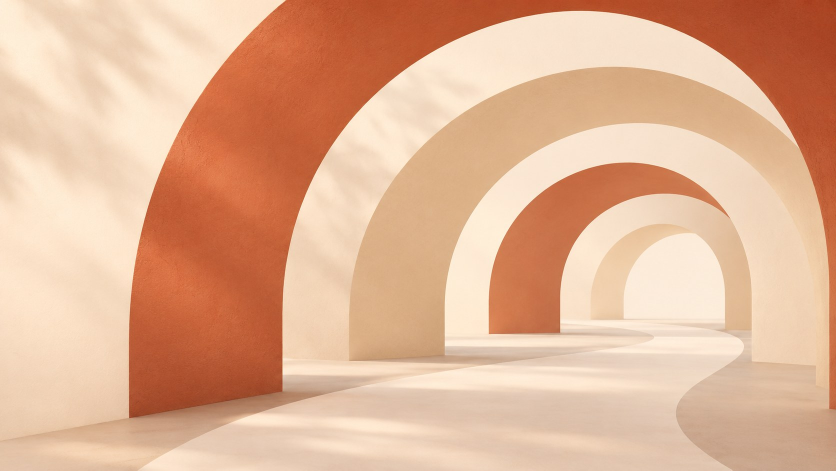
#> input picture heroes/arch-tunnel-ivory.jpg, 1672 x 941 px (shown at 1/2 size); its folder holds only this picture in this run
$ python build_library.py
#> lines starting #> are read from the running program, lines starting #| are printed output that depends on the picture
#!/usr/bin/env python3
"""Rebuild catalog.json, thumbnails and index.html for the Wohlig visual library.

Run from anywhere:  python3 tools/build_library.py
- Every image under the category folders is picked up.
- Metadata (prompt, source, tags) is kept from catalog.json when an entry already exists;
  new files get an entry with tags inferred from the folder and file name.
"""
import json, os, re, html
from PIL import Image

ROOT = os.path.dirname(os.path.dirname(os.path.abspath(__file__)))
CATS = ['heroes', 'illustrations', 'backgrounds', 'motifs', 'photography', 'objects',
        'icons', 'icon-sets', 'ui-mockups', 'brand', 'client-logos', 'slide-bookends']
LABEL = {
    'heroes': 'Hero art', 'illustrations': 'Illustrations', 'backgrounds': 'Backgrounds',
    'motifs': 'Motifs', 'photography': 'Photography', 'objects': 'Objects',
    'icons': 'Icons', 'icon-sets': 'Icon sheets', 'ui-mockups': 'UI mockups',
    'brand': 'Brand', 'client-logos': 'Client logos', 'slide-bookends': 'Slide bookends',
}
USE = {
    'heroes': 'Full-bleed or half-bleed slide art, covers, section dividers, web banners.',
    'illustrations': 'Scene illustrations for concepts, industries, services and case studies.',
    'backgrounds': 'Quiet textures and gradients behind text: slides, docs, video-call backgrounds.',
    'motifs': 'Line motifs (flower, arches, dot grid) for corners, watermarks and dividers.',
    'photography': 'Warm photographic scenes and still lifes for people, places and metaphors.',
    'objects': 'Single photographic objects on cream, for cards and callouts.',
    'icons': 'Transparent PNG papercraft icons for cards, lists and diagrams.',
    'icon-sets': 'Original sprite sheets the sliced tile icons came from.',
    'ui-mockups': 'Illustrative product screens for the Wohlig AI platform (sample data).',
    'brand': 'Wohlig logos, partner badges and brand mockups.',
    'client-logos': 'Client logos for case studies only (third-party trademarks).',
    'slide-bookends': 'Artwork used by the standard Wohlig intro and closing slides.',
}
EXT = ('.png', '.jpg', '.jpeg', '.webp')

def tags_for(path):
    words = re.findall(r'[a-z]+', os.path.basename(path).lower().rsplit('.', 1)[0])
    stop = {'png', 'jpg', 'the', 'and', 'with', 'tile', 'icon'}
    return sorted({w for w in words if len(w) > 2 and w not in stop})

def main():
    old = {}
    cp = os.path.join(ROOT, 'catalog.json')
    if os.path.exists(cp):
        for e in json.load(open(cp)):
            old[e['file']] = e
    os.makedirs(os.path.join(ROOT, 'thumbs'), exist_ok=True)
    items = []
    for cat in CATS:
        base = os.path.join(ROOT, cat)
        if not os.path.isdir(base):
            continue
        for dp, _, fs in os.walk(base):
            for f in sorted(fs):
                if not f.lower().endswith(EXT):
                    continue
                rel = os.path.relpath(os.path.join(dp, f), ROOT)
                im = Image.open(os.path.join(ROOT, rel))
#> im is the input picture: PIL image 1672x941 RGB; mean R, G, B 225.2, 178.4, 148.2
                e = dict(old.get(rel, {}))
                e.update(file=rel, category=cat, id=e.get('id') or f.rsplit('.', 1)[0],
                         width=im.width, height=im.height,
                         transparent=im.mode in ('RGBA', 'LA'),
                         tags=sorted(set(e.get('tags', [])) | set(tags_for(rel))))
                sub = os.path.relpath(dp, base)
                if sub != '.':
                    e['subcategory'] = sub
                th = os.path.join('thumbs', rel.replace('/', '__').rsplit('.', 1)[0] + ('.png' if e['transparent'] else '.jpg'))
                tp = os.path.join(ROOT, th)
                if not os.path.exists(tp) or os.path.getmtime(tp) < os.path.getmtime(os.path.join(ROOT, rel)):
                    t = im.copy()
                    t.thumbnail((480, 480))
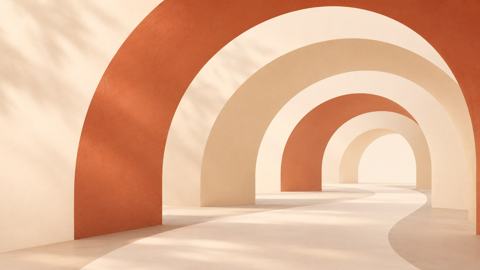
#> t: PIL image 480x270 RGB; mean R, G, B 225.2, 178.4, 148.2
                    (t if e['transparent'] else t.convert('RGB')).save(tp, **({} if e['transparent'] else {'quality': 82}))
                e['thumb'] = th
                items.append(e)
    # drop thumbnails whose source image no longer exists
    keep = {e['thumb'] for e in items}
    for f in os.listdir(os.path.join(ROOT, 'thumbs')):
        if os.path.join('thumbs', f) not in keep:
            os.remove(os.path.join(ROOT, 'thumbs', f))
    json.dump(items, open(cp, 'w'), indent=1, ensure_ascii=False)
    write_gallery(items)
    counts = {}
    for e in items:
        counts[e['category']] = counts.get(e['category'], 0) + 1
    print(len(items), 'assets', counts)

def write_gallery(items):
    data = [{k: e.get(k) for k in ('id', 'file', 'thumb', 'category', 'subcategory', 'width', 'height', 'transparent', 'tags', 'prompt', 'source')} for e in items]
    cats = [c for c in CATS if any(e['category'] == c for e in items)]
    chips = ''.join(f'<button class="chip" data-cat="{c}">{LABEL[c]} <span>{sum(1 for e in items if e["category"] == c)}</span></button>' for c in cats)
    page = TEMPLATE.replace('__CHIPS__', chips).replace('__COUNT__', str(len(items))).replace(
        '__DATA__', json.dumps(data, ensure_ascii=False).replace('</', '<\\/')).replace(
        '__USE__', json.dumps(USE)).replace('__LABEL__', json.dumps(LABEL))
    open(os.path.join(ROOT, 'index.html'), 'w').write(page)

TEMPLATE = r'''<!doctype html>
<html lang="en"><head><meta charset="utf-8"><meta name="viewport" content="width=device-width,initial-scale=1">
<title>Wohlig Visual Library</title>
<link rel="preconnect" href="https://fonts.googleapis.com">
<link href="https://fonts.googleapis.com/css2?family=Source+Serif+4:wght@600;700&family=Lato:wght@400;700&display=swap" rel="stylesheet">
<style>
:root{--maroon:#800d35;--orange:#f7781d;--terracotta:#c85f44;--tt:#b4523a;--olive:#76775a;--beige:#ead9c2;--paper:#fff7e9;--sand:#f4e8d6;--card:#fbf1e2;--ink:#2b1a1e;--body:#5b4a47;--muted:#7a6560;--hair:#e6d6c1}
*{box-sizing:border-box}body{margin:0;background:var(--paper);color:var(--body);font:16px/1.5 Lato,Arial,sans-serif}
header{padding:40px 24px 16px;max-width:1400px;margin:auto}
h1{font:700 44px/1.1 'Source Serif 4',Georgia,serif;color:var(--maroon);margin:0}
.eyebrow{font-weight:700;letter-spacing:.14em;text-transform:uppercase;color:var(--tt);font-size:13px;margin:0 0 8px}
.lead{max-width:760px;margin:12px 0 0}
.bar{position:sticky;top:0;background:var(--paper);z-index:5;border-bottom:1px solid var(--hair)}
.bar>div{max-width:1400px;margin:auto;padding:12px 24px;display:flex;flex-wrap:wrap;gap:8px;align-items:center}
input{flex:1 1 220px;min-width:180px;padding:10px 14px;border:1px solid var(--hair);border-radius:999px;background:var(--card);font:inherit;color:var(--ink)}
.chip{border:1px solid var(--hair);background:var(--card);color:var(--maroon);border-radius:999px;padding:8px 14px;font:700 14px Lato,sans-serif;cursor:pointer}
.chip span{color:var(--muted);font-weight:400}.chip.on{background:var(--maroon);color:var(--paper);border-color:var(--maroon)}.chip.on span{color:#f3d9c8}
.note{max-width:1400px;margin:8px auto 0;padding:0 24px;color:var(--muted);font-size:14px}
main{max-width:1400px;margin:auto;padding:16px 24px 64px;display:grid;grid-template-columns:repeat(auto-fill,minmax(220px,1fr));gap:16px}
.tile{background:var(--card);border-radius:14px;overflow:hidden;box-shadow:0 2px 6px rgba(94,10,39,.06);cursor:pointer;border:1px solid var(--hair)}
.tile .im{aspect-ratio:16/10;display:flex;align-items:center;justify-content:center;background:var(--sand)}
.tile.tr .im{background:repeating-conic-gradient(#f4e8d6 0 25%,#fbf1e2 0 50%) 0 0/20px 20px}
.tile img{width:100%;height:100%;object-fit:cover}.tile.tr img,.tile.logo img{object-fit:contain;padding:10px}
.tile p{margin:0;padding:8px 12px 10px;font-size:13px;color:var(--ink);overflow-wrap:anywhere}
.tile small{display:block;color:var(--muted)}
dialog{border:none;border-radius:18px;padding:0;max-width:min(1100px,94vw);background:var(--paper);box-shadow:0 30px 80px rgba(43,26,30,.35)}
dialog::backdrop{background:rgba(43,26,30,.55)}
.dv{display:grid;grid-template-columns:minmax(0,2fr) minmax(260px,1fr)}
.dv .big{background:var(--sand);display:flex;align-items:center;justify-content:center;min-height:320px}
.dv .big img{max-width:100%;max-height:78vh;display:block}
.dv .meta{padding:22px;overflow:auto;max-height:80vh}
.dv h2{font:700 22px/1.2 'Source Serif 4',serif;color:var(--maroon);margin:0 0 6px;overflow-wrap:anywhere}
.dv code{background:var(--card);padding:2px 6px;border-radius:6px;font-size:13px;overflow-wrap:anywhere}
.btn{display:inline-block;margin:10px 8px 0 0;padding:9px 14px;border-radius:10px;border:none;background:var(--maroon);color:var(--paper);font:700 14px Lato;cursor:pointer;text-decoration:none}
.btn.alt{background:var(--beige);color:var(--maroon)}
.prompt{font-size:13px;color:var(--muted);white-space:pre-wrap}
@media (max-width:760px){.dv{grid-template-columns:1fr}h1{font-size:34px}}
</style></head><body>
<header><p class="eyebrow">Wohlig Earthy Brand System 2026</p><h1>Wohlig Visual Library</h1>
<p class="lead">__COUNT__ images, icons, backgrounds and brand assets for Wohlig presentations, documents and web pages. Papercraft art made with Codex in the earthy palette: maroon, terracotta, sunset orange, ivory, beige and olive.</p></header>
<div class="bar"><div><input id="q" placeholder="Search: arch, shield, cloud, team, finance…"><button class="chip on" data-cat="">All <span>__COUNT__</span></button>__CHIPS__</div></div>
<p class="note" id="use"></p>
<main id="grid"></main>
<dialog id="dlg"><div class="dv"><div class="big"><img id="dimg" alt=""></div><div class="meta"><h2 id="dt"></h2><p id="dc"></p><p><code id="dp"></code></p><button class="btn" id="copy">Copy path</button><a class="btn alt" id="open" target="_blank">Open full size</a><button class="btn alt" id="close">Close</button><p class="prompt" id="dpr"></p></div></div></dialog>
<script>
const D=__DATA__, USE=__USE__, LABEL=__LABEL__;
let cat='', q='';
const grid=document.getElementById('grid');
function render(){
  const t=q.toLowerCase().split(/\s+/).filter(Boolean);
  const list=D.filter(e=>(!cat||e.category===cat)&&t.every(w=>(e.id+' '+(e.tags||[]).join(' ')+' '+(e.prompt||'')+' '+e.category).toLowerCase().includes(w)));
  document.getElementById('use').textContent=cat?USE[cat]:'Click any image for its path, size and the prompt that made it.';
  grid.innerHTML=list.map((e,i)=>`<div class="tile ${e.transparent?'tr':''} ${e.category==='client-logos'?'logo':''}" data-i="${D.indexOf(e)}"><div class="im"><img loading="lazy" src="${e.thumb}" alt="${e.id}"></div><p>${e.id}<small>${LABEL[e.category]}${e.subcategory?' · '+e.subcategory:''} · ${e.width}×${e.height}</small></p></div>`).join('')||'<p>No matches.</p>';
}
document.querySelectorAll('.chip').forEach(b=>b.onclick=()=>{document.querySelectorAll('.chip').forEach(x=>x.classList.remove('on'));b.classList.add('on');cat=b.dataset.cat;render();});
document.getElementById('q').oninput=ev=>{q=ev.target.value;render();};
const dlg=document.getElementById('dlg');
grid.onclick=ev=>{const t=ev.target.closest('.tile');if(!t)return;const e=D[t.dataset.i];
  document.getElementById('dimg').src=e.file;document.getElementById('dt').textContent=e.id;
  document.getElementById('dc').textContent=`${LABEL[e.category]} · ${e.width}×${e.height}${e.transparent?' · transparent PNG':''}${e.source?' · '+e.source:''}`;
  document.getElementById('dp').textContent=e.file;document.getElementById('open').href=e.file;
  document.getElementById('dpr').textContent=e.prompt?('Prompt: '+e.prompt):'';dlg.showModal();};
document.getElementById('close').onclick=()=>dlg.close();
dlg.onclick=ev=>{if(ev.target===dlg)dlg.close();};
document.getElementById('copy').onclick=()=>{try{navigator.clipboard.writeText(document.getElementById('dp').textContent)}catch(e){}};
render();
</script></body></html>
'''

if __name__ == '__main__':
    main()
